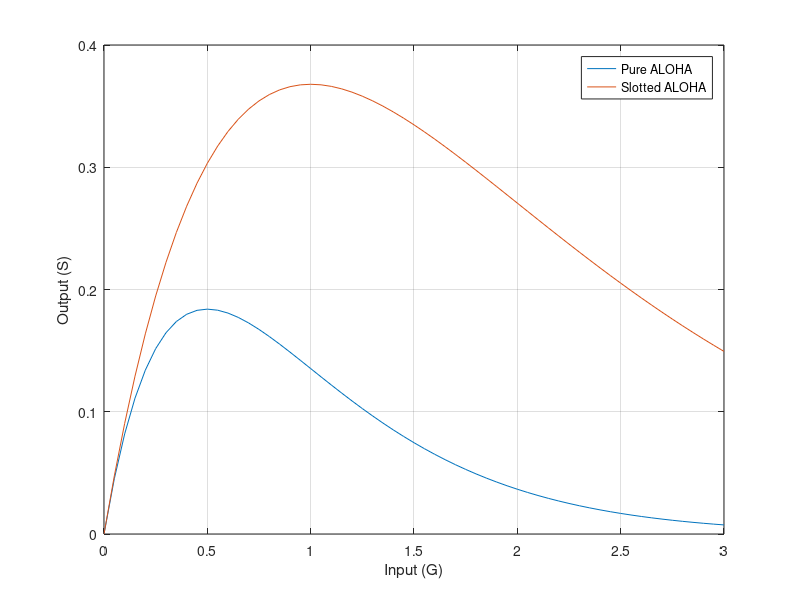

Write MATLAB code to recreate this figure.

G = 0:0.05:3;
S_pure = G.*exp(-2*G);
S_slotted = G.*exp(-G);

figure; 
plot(G,S_pure);
hold on;
plot(G,S_slotted);
grid on;
xlabel('Input (G)');
ylabel('Output (S)');
legend('Pure ALOHA', 'Slotted ALOHA');
